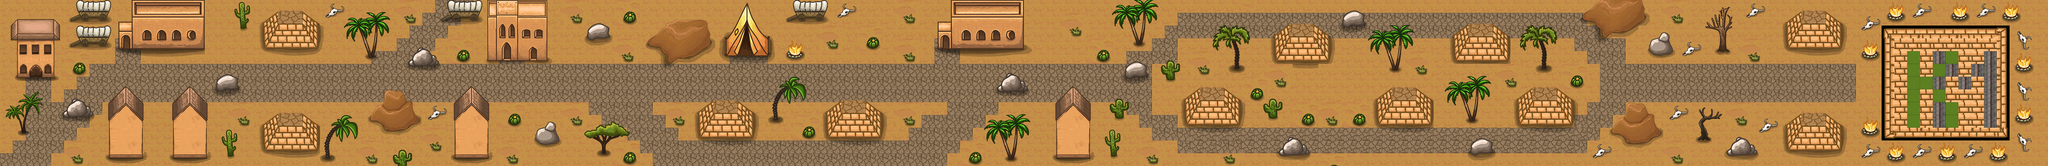

This is a level from a 2D game, rendered from its Tiled map with the project's own tilesets. A one-line summary and the map file follow, with tile-layer data summarised:
An orthogonal 160x13 tile map with 32x32 px tiles, 2 tile layers (background, graphics) and 106 objects.

<map version="1.2" tiledversion="1.3.4" orientation="orthogonal" renderorder="right-down" width="160" height="13" tilewidth="32" tileheight="32" infinite="0" nextlayerid="13" nextobjectid="139">
 <tileset firstgid="1" source="desertTileset.tsx" />
 <layer id="1" name="background" width="160" height="13">
  <data>[2080 cells, 2080 non-empty, 18 distinct tile ids]</data>
 </layer>
 <layer id="2" name="graphics" width="160" height="13">
  <data>[2080 cells, 1446 non-empty, 454 distinct tile ids]</data>
 </layer>
 <objectgroup id="4" name="edges">
  <object id="1" x="-1" y="-0.5" width="1.5" height="417" />
  <object id="3" x="-1.5" y="-0.5" width="5122" height="1.5" />
  <object id="5" x="5118.5" y="-0.5" width="1.5" height="416.5" />
  <object id="7" x="52" y="414" width="5122" height="1.5" />
 </objectgroup>
 <objectgroup id="5" name="trees">
  <object id="9" x="48.5" y="324.5" width="19.5" height="11" />
  <object id="10" x="567" y="376" width="15" height="16" />
  <object id="11" x="600" y="56" width="14" height="17" />
  <object id="12" x="916" y="127" width="22" height="21" />
  <object id="13" x="811" y="384" width="17" height="16" />
  <object id="14" x="1503" y="371" width="11" height="17" />
  <object id="15" x="1930" y="283" width="15" height="21" />
  <object id="16" x="2518" y="382" width="19" height="21" />
  <object id="17" x="2836" y="93" width="22" height="21" />
  <object id="18" x="2777" y="378" width="14" height="15" />
  <object id="19" x="2789" y="281" width="20" height="17" />
  <object id="20" x="2914" y="191" width="25" height="10" />
  <object id="21" x="3085" y="162" width="13" height="12" />
  <object id="22" x="3169" y="284" width="26" height="13" />
  <object id="23" x="3477" y="162" width="20" height="16" />
  <object id="24" x="3669" y="285" width="20" height="20" />
  <object id="25" x="3854" y="154" width="10" height="22" />
  <object id="26" x="4250" y="334" width="18" height="16" />
  <object id="27" x="4296" y="105" width="18" height="24" />
 </objectgroup>
 <objectgroup id="6" name="buildings">
  <object id="28" x="42" y="145" width="94" height="52" />
  <object id="29" x="273" y="351" width="84" height="45" />
  <object id="30" x="195" y="95" width="75" height="17" />
  <object id="31" x="196" y="28" width="75" height="22" />
  <object id="32" x="297" y="88" width="215" height="36" />
  <object id="33" x="433" y="352" width="85" height="44" />
  <object id="35" x="945" y="275" width="88" height="50" />
  <object id="36" x="1029" y="136" width="60" height="28" />
  <object id="37" x="1121" y="29" width="76" height="16" />
  <object id="38" x="1218" y="82" width="151" height="73" />
  <object id="39" x="1137" y="343" width="85" height="53" />
  <object id="40" x="1342" y="327" width="53" height="35" />
  <object id="41" x="1470" y="69" width="51" height="29" />
  <object id="44" x="1655" y="62" width="96" height="64" />
  <object id="53" x="1660" y="127" width="81" height="24" />
  <object id="54" x="1815" y="95" width="110" height="42" />
  <object id="55" x="1987" y="31" width="75" height="14" />
  <object id="56" x="2343" y="56" width="219" height="67" />
  <object id="57" x="2497" y="193" width="74" height="39" />
  <object id="58" x="2813" y="162" width="55" height="30" />
  <object id="59" x="2641" y="319" width="85" height="76" />
  <object id="62" x="3203" y="358" width="66" height="31" />
  <object id="63" x="3360" y="37" width="56" height="28" />
  <object id="64" x="3676" y="356" width="58" height="29" />
  <object id="65" x="4122" y="99" width="58" height="37" />
  <object id="66" x="3981" y="3" width="124" height="60" />
  <object id="67" x="3998" y="62" width="83" height="28" />
  <object id="68" x="4049" y="276" width="97" height="85" />
  <object id="70" x="4319" y="357" width="72" height="29" />
  <object id="71" x="4657" y="128" width="33" height="16" />
  <object id="72" x="4662" y="57" width="23" height="15" />
  <object id="73" x="4715" y="30" width="41" height="13" />
  <object id="74" x="4790" y="22" width="20" height="15" />
  <object id="75" x="4879" y="31" width="35" height="20" />
  <object id="76" x="4950" y="25" width="21" height="14" />
  <object id="77" x="5010" y="31" width="35" height="23" />
  <object id="78" x="5046" y="87" width="21" height="32" />
  <object id="79" x="5042" y="157" width="36" height="22" />
  <object id="80" x="5047" y="210" width="22" height="35" />
  <object id="81" x="5041" y="276" width="37" height="35" />
  <object id="82" x="5047" y="337" width="29" height="44" />
  <object id="83" x="4974" y="368" width="47" height="33" />
  <object id="84" x="4913" y="368" width="40" height="26" />
  <object id="85" x="4845" y="368" width="51" height="33" />
  <object id="86" x="4786" y="366" width="38" height="26" />
  <object id="87" x="4716" y="376" width="43" height="26" />
  <object id="88" x="4657" y="373" width="35" height="23" />
  <object id="90" x="4655" y="319" width="34" height="18" />
  <object id="91" x="4375" y="23" width="14" height="16" />
  <object id="92" x="4213" y="118" width="19" height="16" />
  <object id="93" x="4182" y="277" width="17" height="21" />
  <object id="94" x="4406" y="311" width="25" height="17" />
  <object id="95" x="2106" y="26" width="15" height="15" />
  <object id="96" x="1083" y="280" width="14" height="13" />
  <object id="97" x="826" y="23" width="15" height="15" />
  <object id="123" x="3993" y="377" width="20" height="13" />
  <object id="137" x="173" y="258" width="37" height="31" />
  <object id="138" x="553" y="194" width="34" height="28" />
 </objectgroup>
 <objectgroup id="7" name="base">
  <object id="98" x="4703" y="64" width="321" height="289" />
 </objectgroup>
 <objectgroup id="8" name="towers">
  <object id="124" x="726" y="21" />
  <object id="125" x="726" y="277" />
  <object id="126" x="1811" y="246" />
  <object id="127" x="2132" y="244" />
  <object id="128" x="3028" y="214" />
  <object id="129" x="3253" y="54" />
  <object id="130" x="3509" y="214" />
  <object id="131" x="3700" y="52" />
  <object id="132" x="3860" y="214" />
  <object id="133" x="4533" y="278" />
  <object id="134" x="4533" y="21" />
 </objectgroup>
 <objectgroup id="9" name="lake" />
 <objectgroup id="10" name="towerGround">
  <object id="112" x="661" y="80" width="133" height="39" />
  <object id="113" x="659" y="334" width="137" height="42" />
  <object id="114" x="1743" y="302" width="142" height="42" />
  <object id="115" x="2066" y="300" width="140" height="47" />
  <object id="116" x="2966" y="267" width="133" height="45" />
  <object id="117" x="3185" y="110" width="136" height="45" />
  <object id="118" x="3438" y="269" width="144" height="47" />
  <object id="119" x="3631" y="106" width="143" height="49" />
  <object id="120" x="3792" y="265" width="139" height="49" />
  <object id="121" x="4464" y="76" width="141" height="48" />
  <object id="122" x="4466" y="333" width="143" height="48" />
 </objectgroup>
 <objectgroup id="12" name="bots">
  <object id="135" x="3960" y="119" />
  <object id="136" x="2136" y="110" />
 </objectgroup>
</map>
